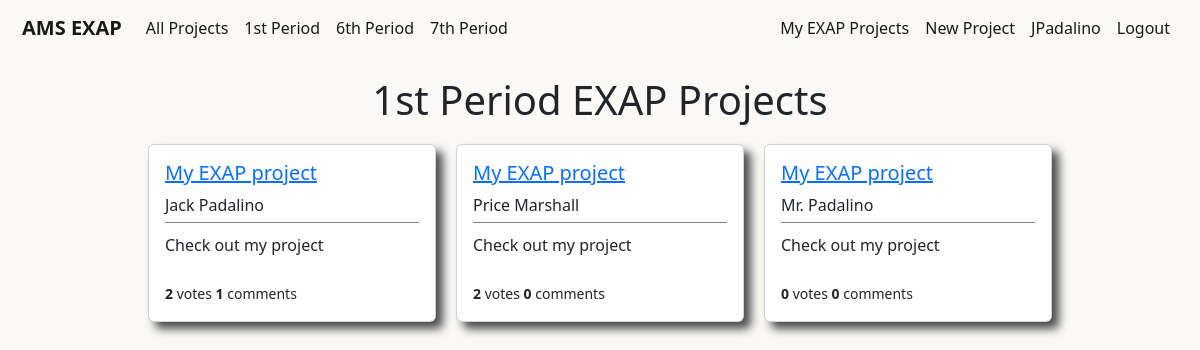
Page /users/firstperiodprojects/ (signed in) on the committed database.
### users/models.py (models this page shows, shortened)
class Project(models.Model):
    student = models.ForeignKey(User,on_delete=models.CASCADE)
    period = models.IntegerField(choices=periods,default=1)
    liked = models.ManyToManyField(User,default=None,blank=True,related_name='likes')
    title = models.CharField(max_length=50,default='My EXAP project')
    blurb = models.CharField(max_length=100,default='Check out my project')
    description = models.TextField(default="I haven't written my project description yet, but trust me it will be awesome!")

### users/views.py (the view)
# urls.py: path('firstperiodprojects/',FirstPeriodProjectListView.as_view(),name='users-firstperiodprojects'),
class FirstPeriodProjectListView(LoginRequiredMixin,ListView):
    model = Project
    template_name = 'users/firstperiodprojects.html'
    context_object_name = 'projects'
    def get_queryset(self):
        projects = Project.objects.filter(period=1)
        return projects

### users/templates/users/firstperiodprojects.html
{% extends 'main/base.html' %}
{% block content %}
<div class='page-title'>
    <h1>1st Period EXAP Projects</h1>
</div>
{% if user.is_authenticated %}
    <div class='container'>
        {% for project in projects %}
            <div class="card project-card" style="width: 18rem;">
                <div class="card-body project-card-body">
                    <h5><a class="article-title" href="{% url 'project-details' project.pk %}">{{ project.title }}</a></h5>
                    <h8 class="card-title project-card-student">{{ project.student.first_name }} {{ project.student.last_name }}</h8>
                    <div class='project-card-blurb'>
                        <p class="card-text project-card-text">{{ project.blurb }}</p>
                    </div>
                    <br>
                    <small><b>{{ project.liked.all.count }}</b> votes <b>{{ project.comments.all.count }}</b> comments</small>
                </div>
            </div>
        {% endfor %}
    </div>
{% endif %}
{% endblock content %}

### main/templates/main/base.html (shortened to what this page needs)
{% load static %}
<!doctype html>
<html lang="en">
<head>
    <link href="https://cdn.jsdelivr.net/npm/bootstrap@5.2.0-beta1/dist/css/bootstrap.min.css" rel="stylesheet"
>
    <link rel="stylesheet" type="text/css" href="{% static 'main/main.css' %}">
</head>
<body>
    <nav class="navbar navbar-expand-md navbar-light">
        <div class="container-fluid">
            <a class="navbar-brand" href="{% url 'main-home' %}"><b>AMS EXAP</b></a>
            <div class="collapse navbar-collapse" id="navbarSupportedContent">
                <ul class="navbar-nav me-auto mb-2 mb-lg-0">
                    {% if user.is_authenticated %}
                    <li class="nav-item">
                        <a class="nav-link active" href="{% url 'users-studentprojects' %}">All Projects</a>
                    </li>
                    <li class="nav-item">
                        <a class="nav-link active" href="{% url 'users-firstperiodprojects' %}">1st Period</a>
                    </li>
                    <li class="nav-item">
                        <a class="nav-link active" href="{% url 'users-sixthperiodprojects' %}">6th Period</a>
                    </li>
                    <li class="nav-item">
                        <a class="nav-link active" href="{% url 'users-seventhperiodprojects' %}">7th Period</a>
                    </li>
                    {% endif %}
                </ul>
            </div>
            <div class='navbar-nav'>
                {% if user.is_authenticated %}
                <a class="nav-link active" aria-current="page" href="{% url 'users-myprojects' user.id %}">My EXAP
                    Projects</a>
                <a class="nav-link active" aria-current="page" href="{% url 'create-project' %}">New Project</a>
                <a class="nav-link active" aria-current="page" href="{% url 'users-profile' %}">{{ user.username }}</a>
                <a class="nav-link active" aria-current="page" href="{% url 'users-logout' %}">Logout</a>
                {% else %}
                <a class="nav-link active" aria-current="page" href="{% url 'users-login' %}">Login</a>
                <a class="nav-link active" aria-current="page" href="{% url 'users-register' %}">Register</a>
                {% endif %}
            </div>
        </div>
    </nav>
    <main role="main" class='page-content'>
        {% block content %}
        {% endblock %}
    </main>
    <br><br><br><br>
</body>
</html>

### main/static/main/main.css (style rules this page uses)
body { background-color:#FAF9F6; }
.navbar { background-color:#FAF9F6; padding-left:10px; padding-right:10px; margin-bottom:20px; }
.page-content { margin-left:20px; margin-right:20px; }
.page-title { margin-bottom:20px; text-align:center; }
.project-card { box-shadow: 7px 7px 10px rgb(75, 75, 75); }
.project-card-blurb { margin-top:5px; padding-top:10px; border-top: 1px solid grey; }
.container { display:flex; flex-wrap:wrap; justify-content:center; row-gap:20px; column-gap:20px; }

### rows in the picture
Project: title "My EXAP project", student.first_name "Jack", student.last_name "Padalino", blurb "Check out my project", liked.all.count "2", comments.all.count "1"
Project: title "My EXAP project", student.first_name "Price", student.last_name "Marshall", blurb "Check out my project", liked.all.count "2", comments.all.count "0"
Project: title "My EXAP project", student.first_name "Mr.", student.last_name "Padalino", blurb "Check out my project", liked.all.count "0", comments.all.count "0"

### other values in the picture
{{ user.username }} "JPadalino"
